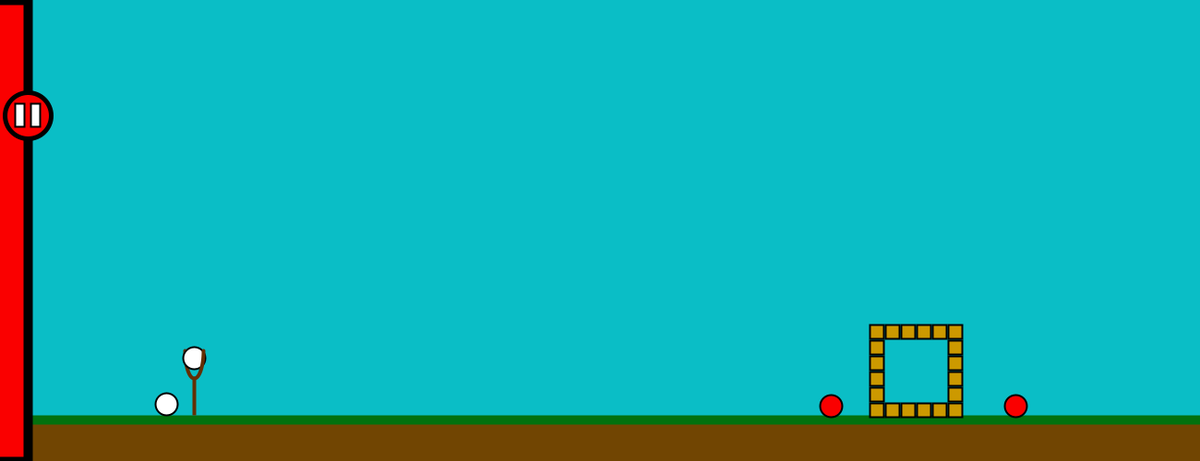
Frame 1 (no input)
Frame 60 (the mouse pressed at the canvas centre just before this capture): identical to frame 1, image omitted
Frame 120 (the mouse held since frame 60 and released just before this capture): identical to frame 1, image omitted

The Processing sketch that drew this single still picture (run headless with seeded random() and noise(); from frame 60 on, the mouse is pressed at the canvas centre):

// Processing sketch: Working_Prototype_v1_1
// ── Working_Prototype_v1_1.pde
/**
 * Title: Angry Birds Physics PROTOTYPE
 * Name: Julian Glass-Pilon & Yanna-Torry Aspraki
 * Date: February 25, 2014
 * Description: This program will be a video game based on the idea of Angry Birds
 * What makes this game different is the use of multiple physics engines and eventually the 
 * use of the Kinect to control the game.
 */

//create an arrayList of all the levels 
ArrayList<Level> levels;

//declare each level instance
LevelOne level1;
LevelTwo level2;
LevelThree level3;

//declare the instance for the menu
PauseMenu menu;

//flags if the user is in the menu.
boolean inPauseMenu = false; 

//keeps track of what level is active
int levelCount = 0;

void setup() {
  //set canvas size to 500 by 500 pixels.
  size(1300, 500);

  //initialize the menu to its starting location of (-170, 0) with a width of 200 and height of the canvas
  menu = new PauseMenu();

  //initialize the arrayList of levels
  levels = new ArrayList<Level>();

  //initialize all the levels with the following parameters:
  //the first argument passes the function birdsList which creates an arrayList of birds with the following arguments:
    //the first argument determines the amount of birds
    //the second and third argument determine the location of the first bird in the list
    //the fourth argument determines the genreal scale (not size exactly)
  //the second argument passes the function baddiesLevel__ which creates an arrayList of baddies  
  level1 = new LevelOne(birdsList(2, 210, 380, 20), baddiesLevel1(), blocksLevel1());
  level2 = new LevelTwo(birdsList(2, 210, 380, 20), baddiesLevel2(), blocksLevel2());
  level3 = new LevelThree(birdsList(3, 210, 380, 20), baddiesLevel3(), blocksLevel3());

  //adds all the levels to the levels arrayList
  levels.add(level1);
  levels.add(level2);
  levels.add(level3);
  
}

void draw() {
  //goes through the arrayList levels...
  for (int i = 0; i < levels.size(); i++) {

    //if the loop index i is equal to the levelCount...
    if (i == levelCount) {

      //run that particular level
      levels.get(i).run();
    }
  }

  //display the menu
  menu.display();
}

//if the mouse is pressed...
void mousePressed() {

  //as long as the user is not in the menu
  if (!inPauseMenu) {

    //go through the arrayList levels...
    for (int i = 0; i < levels.size(); i++) {

      //if the loop index i is equal to the levelCount...
      if (i == levelCount) {

        //perform the mouse clicked actions
        levels.get(i).clicked();
      }
    }
  }

  //if the mouse is over the pause tag...
  if (menu.mouseOverTag()) {

    //and the user is not in the menu...
    if (!inPauseMenu) {

      //pop the pause menu out to be fully visible and flag inPauseMenu true.
      menu.show();
      inPauseMenu = true;
    }  

    //otherwise the user is already in the pause menu...
    else {

      //pop the menu back out of the screen and flag inPauseMenu false.
      menu.hide();
      inPauseMenu = false;
    }
  }

  //if the user is in the pause menu...
  if (inPauseMenu) {

    //if the mouse is over the replay button
    if (menu.mouseOverReplay()) {

      //loop through the arrayList levels...
      for (int i = 0; i < levels.size(); i++) {

        //reset all levels
        levels.get(i).resetLevel();
      }

      //hide the menu and flag inPauseMenu false.
      menu.hide();
      inPauseMenu = false;
    }
  }
}


//if the mouse is released...
void mouseReleased() {

  //if the user is not in the menu...
  if (!inPauseMenu) {
    
    //loop through the arrayList levels...
    for (int i = 0; i < levels.size(); i++) {
      
      //if the loop index i is equal to the levelCount...
      if (i == levelCount) {
        
        //perform the mouse released actions.
        levels.get(i).release();
      }
    }
  }
}

//**********************************************************************//
//***for testing purposes only***//

//if a key is pressed...
void keyPressed() {

  if (key == 110) {
    if (levelCount < (levels.size()-1)) 
      levelCount ++;

    else
      levelCount = 0;
  }
}


// ── ArrayLists.pde
/*These functions are used to create and organise the various lists of objects 
 that will be in each level of the game.
 */

//creates an arrayList of Birds with a certain number of birds
//the first bird at location (launcherX, launcherY) and a scale factor of launcherSize
ArrayList<Bird> birdsList(float numberOfBirds, float launcherX, float launcherY, float launcherSize) {

  //declare and initialize the arrayList of Birds
  ArrayList<Bird> birds = new ArrayList<Bird>();

  //declare and initialize a launcher l instance to be used as a reference for the birds
  Launcher l = new Launcher(launcherX, launcherY, launcherSize);

  //loop through the arrayList until we reach the numberOfBirds
  for (int i = 0; i < numberOfBirds; i++) {

    //for the first bird only...
    if (i == 0) {

      //declare and initialize the bird at location (l.location.x, l.location.y) 
      //with a mass of 1.5 and l as a reference
      Bird bird = new Bird(l.location.x, l.location.y, 1.5, l);

      //add the bird to the arrayList
      birds.add(bird);
    }

    //for all other birds...
    else {

      //declare and initialze the bird at location (l.location.x - (i * (l.size * 1.5)),  l.location.y + (l.size * 2.5))
      //a mass of 1.5 and l as a reference.
        //the x formula locates each bird an appropriate distance (according to its size) away from the previous.
        //the y formula locates each bird so it is on the ground and not in the launcher
      Bird bird = new Bird(l.location.x - (i * (l.size * 1.5)), l.location.y + (l.size * 2.5), 1.5, l);

      //add the bird to the arrayList
      birds.add(bird);
    }
  }

  //return the arrayList
  return birds;
}

//creates an arrayList of Baddies used for level 1
ArrayList<Baddie> baddiesLevel1() {

  //declare and initialize the arrayList
  ArrayList<Baddie> baddies = new ArrayList<Baddie>();

  //declare and initialize each baddie at the appropriate location
  Baddie bad1 = new Baddie(1100, 440);
  Baddie bad2 = new Baddie(900, 440);

  //add each baddie to the arrayList
  baddies.add(bad1);
  baddies.add(bad2);

  //return the arrayList
  return baddies;
}

//creates an arrayList of Block used for level 1
ArrayList<Block> blocksLevel1() {
  int x=0;
  int y=0;
  int xPos=950;
  int yPos=360;
  //declare and initialize the arrayList
  ArrayList<Block> blocks = new ArrayList<Block>();

  //declare and initialize each blocks at the appropriate location
  for(int i=0;i<6;i++){
    blocks.add(new Block(x, y, xPos, yPos));    
    y=y+17;
  }
  x=17; y=0;
  for(int i=0;i<4;i++){
    blocks.add(new Block(x, y, xPos, yPos));    
    x=x+17;
  }
  x=85; y=0;
  for(int i=0;i<6;i++){
    blocks.add(new Block(x, y, xPos, yPos));    
    y=y+17;
  }

  x=17; y=85;
  for(int i=0;i<4;i++){
    blocks.add(new Block(x, y, xPos, yPos));    
    x=x+17;
  } 
 
  //return the arrayList
  return blocks;
}

//creates an arrayList of Block used for level 2
ArrayList<Block> blocksLevel2() {
  int x=0;
  int y=0;
  int xPos=800;
  int yPos=300;
  //declare and initialize the arrayList
  ArrayList<Block> blocks = new ArrayList<Block>();

  //declare and initialize each blocks at the appropriate location
  x=17; y=85;
  for(int i=0;i<4;i++){
    blocks.add(new Block(x, y, xPos, yPos));    
    x=x+17;
  }
  
  x=40; y=40;
  for(int i=0;i<5;i++){
    blocks.add(new Block(x, y, xPos, yPos));
    x = x-10;
    y=y+10;
  }
  
  x=40; y=40;
  for(int i=0;i<5;i++){
    blocks.add(new Block(x, y, xPos, yPos));
    x = x+10;
    y=y+10;
  }
  
  //return the arrayList
  return blocks;
}

//creates an arrayList of Block used for level 3
ArrayList<Block> blocksLevel3() {
  int x=0;
  int y=0;
  int xPos=850;
  int yPos=300;
  //declare and initialize the arrayList
  ArrayList<Block> blocks = new ArrayList<Block>();

  //declare and initialize each blocks at the appropriate location
  for(int i=0;i<6;i++){
    blocks.add(new Block(x, y, xPos, yPos));    
    y=y+17;
  }
  x=17; y=0;
  for(int i=0;i<4;i++){
    blocks.add(new Block(x, y, xPos, yPos));    
    x=x+17;
  }
  x=85; y=0;
  for(int i=0;i<6;i++){
    blocks.add(new Block(x, y, xPos, yPos));    
    y=y+17;
  }

//  x=17; y=85;
//  for(int i=0;i<4;i++){
//    blocks.add(new Block(x, y, xPos, yPos));    
//    x=x+17;
//  } 

  //return the arrayList
  return blocks;
}

//creates an arrayList of Baddies used for level 2
ArrayList<Baddie> baddiesLevel2() {

  //declare and initialize the arrayList
  ArrayList<Baddie> baddies = new ArrayList<Baddie>();

  //declare and initialize each baddie at the appropriate location
  Baddie bad1 = new Baddie(785, 440);
  Baddie bad2 = new Baddie(960, 385);
  Baddie bad3 = new Baddie(1100, 385);

  //add each baddie to the arrayList
  baddies.add(bad1);
  baddies.add(bad2);
  baddies.add(bad3);
  
  //return the arrayList
  return baddies;
}

//creates an arrayList of Baddies used for level 3
ArrayList<Baddie> baddiesLevel3() {

  //declare and initialize the arrayList
  ArrayList<Baddie> baddies = new ArrayList<Baddie>();

  //declare and initialize each baddie at the appropriate location
  Baddie bad1 = new Baddie(785, 440);
  Baddie bad2 = new Baddie(900, 385);
  Baddie bad3 = new Baddie(1060, 440);

  //add each baddie to the arrayList
  baddies.add(bad1);
  baddies.add(bad2);
  baddies.add(bad3);
  
  //return the arrayList
  return baddies;
}


// ── Baddie.pde
/*This class creates the Baddie object 
  This object is displayed, has forces applied to it and recognizes if it is dead
*/

public class Baddie {
  
  //determines baddie's current location
  private PVector location;

  //determines baddie's starting location
  private PVector origin;
  
  //determines the baddie's velocity and acceleration
  private PVector velocity;
  private PVector acceleration;

  //determines the baddie's mass and sets its size to 24
  private final float mass = 1.5;
  private final float size = 24;

  //constructs an instance of Baddie at location (xLocation, yLocation)
  public Baddie(float xLocation, float yLocation) {
    
    //sets the x and y parameters for the location and origin vector
    location = new PVector(xLocation, yLocation);
    origin = new PVector(xLocation, yLocation);
    
    //sest the x and y parameters for the velocity and acceleration to 0
    velocity = new PVector(0, 0);
    acceleration = new PVector(0, 0);
  }

  //displays the instance as a red ellipse with a black 2 pixel outline
  public void display() {
    stroke(0);
    strokeWeight(2);
    fill(250, 0, 0);
    ellipse(location.x, location.y, size, size);
  }

  //Newton's second law
  //add the vector f determined by dividing the specific force vector by the baddie's mass.
  //to the baddie's acceleration.
  public void applyForce(PVector force) {
    PVector f = PVector.div(force, mass);
    acceleration.add(f);
  }

  //Neutralize all forces being applied and stop movement 
  //by mulitplying the velocity and acceleration by 0.
  public void stopForce() {
    velocity.mult(0);
    acceleration.mult(0);
  }

  //Updates the values of the baddie.
  //acceleration is a change in velocity therfore add acceleration to velocity.
  //velocity is a change in location therfore add velocity to location.
  //reset the accleration by multiplying it by 0 - this is done in order to 
  //reset the forces acting on the object at each frame.
  public void update() {
    velocity.add(acceleration);
    location.add(velocity);
    acceleration.mult(0);
  }

  //resets the object's location to its origin
  public void reset() {
    location = origin.get();
  }

  //checks to see if the baddie is dead. 
  //if the center of Bird b is less than b's size away from this instance, than it is dead and returns true.
  public boolean isDead(Bird b) {
    float d = dist(location.x, location.y, b.location.x, b.location.y);
    if (d < size) 
      return true;
  
  //otherwise it is not dead and returns false.
    else
      return false;
  }
}


// ── Bird.pde
/*This class creates the Bird object 
 This object is displayed, has forces applied to it and recognizes if it is dead
 It also interacts with the mouse. 
 */

public class Bird {
  //determines the Bird's current location
  private PVector location;

  //determines the Bird's starting location
  private PVector origin;

  //determines the Bird's velocity and acceleration
  private PVector velocity; 
  private PVector acceleration;
  
  //sets a maximum velocity
  private final float MAX_VELOCITY;

  //represents the mass and size of the bird instance.
  private final float mass;
  private final float size;

  //determines the angle the bird has been pulled from its original location
  private float angle = 0;

  //determines the amount that the bird has been pulled from its original location and this maximum amount
  private float slingLength = 0;
  private final float MAX_SLING_LENGTH;

  //flags if the object is being dragged.
  private boolean dragging = false;

  //flags if the mouse is over the object.
  private boolean rollOver = false;

  //constructs an instance of Bird at location (xLocation, yLocation), sets its mass and references 
  //to the launcher
  public Bird(float xLocation, float yLocation, float mass_, Launcher launchPad) {

    //make the size of the bird proportional to the launcher.
    size = launchPad.getSize() + (launchPad.getSize() / 5);

    //determines the max that the bird can be pulled from the sling center.
    MAX_SLING_LENGTH = size * 2;
    
    //set the maximum velocity to the size of the bird (so as to not interfere with boundary enty conflicts)
    MAX_VELOCITY = size;

    //locates the position of the bird.
    location =  new PVector(xLocation, yLocation + size/3);

    //locates the starting position of the bird
    origin = location.get();

    //determines the initial speed of the bird.
    velocity = new PVector(0, 0);

    //determines the change in speed of the bird.
    acceleration = new PVector(0, 0);

    //passes mass_ to mass.
    mass = mass_;
  }

  //Newton's second law
  //add the vector f determined by dividing the specific force vector by the bird's mass.
  //to the bird's acceleration.
  public void applyForce(PVector force) {
    PVector f = PVector.div(force, mass);
    acceleration.add(f);
  }

  //Neutralize all forces being applied and stop movement 
  //by mulitplying the velocity and acceleration by 0.
  public void stopForce() {
    velocity.mult(0);
    acceleration.mult(0);
  }

  //Updates the values of the bird.
  //acceleration is a change in velocity therfore add acceleration to velocity.
  //velocity is a change in location therfore add velocity to location.
  //reset the accleration by multiplying it by 0 - this is done in order to 
  //reset the forces acting on the object at each frame.
  public void update() { 
    velocity.add(acceleration);
    
    if(velocity.x > MAX_VELOCITY)
    velocity.x = MAX_VELOCITY;
    
    if(velocity.y > MAX_VELOCITY)
    velocity.y = MAX_VELOCITY;
    
    location.add(velocity);
    acceleration.mult(0);
  }

  //draws the bird on the screen.
  public void display() {

    //if the user is dragging the bird fill it dark grey.
    if (dragging) {
      fill(100);
    }

    //otherwise if the mouse is simply hovering over the bird fill it light grey. 
    else if (rollOver) {
      fill(175);
    }

    //otherwise fill the bird white.
    else {
      fill(255);
    }

    //draw an elipse at (location.x, location.y) the values of the location vector 
    //with a diameter of size and a black 2 pixel outline.
    strokeWeight(2);
    stroke(0);
    ellipse(location.x, location.y, size, size);
  }

  //dtermines if the mouse is hovering over the bird
  public boolean hover(int xUser, int yUser) {

    //calculate the distance between the mouse and the bird and if it is
    //less than half the size (radius) then rollover is true and return true.
    float d = dist(xUser, yUser, location.x, location.y);
    if (d <= size/2) {
      rollOver = true;
      return true;
    }

    //otherwise rollover is false
    //and return false
    else {
      rollOver = false;
      return false;
    }
  }

  //determines if the bird is being held by the user
  public void clicked(int xUser, int yUser) {

    //calculate the distance between the mouse and the bird and if it is
    //less than half the size (radius) then dragging is true.
    float d = dist(xUser, yUser, location.x, location.y);
    if (d <= size/2) {
      dragging = true;
    }
  }

  //releases the bird from the mouse's grip by making dragging false.
  void stopDragging() {
    dragging = false;
  }

  //drag the bird to a new location at the location of the mouse.
  public void drag(Launcher pad) {
    if (dragging) { 

      //calculates the distance between the mouse and the launcher
      float d = dist(mouseX, mouseY, pad.location.x, pad.location.y + size/3);

      //orients the angle between the launcher and the mouse and passes it to angle
      angle = atan2(mouseY - pad.location.y, mouseX - pad.location.x);

      //if the mouse less than its max distance away from the launcher
      if (d <=MAX_SLING_LENGTH) {

        //set the bird to the mouse position
        location.x = mouseX;
        location.y = mouseY;

        //set the slingLength as the distance from the mouse the the launcher 
        slingLength = dist(pad.location.x, pad.location.y, mouseX, mouseY);
      }

      //otherwise the mouse has passed the max pull distance
      else {

        //set the bird's location at the max length of the sling but at the appropriate angle of the mouse
        location.x = (cos(angle) * MAX_SLING_LENGTH) + pad.location.x;
        location.y = (sin(angle) * MAX_SLING_LENGTH) + pad.location.y;

        //set the slingLength to its maximum
        slingLength = MAX_SLING_LENGTH;
      }
    }
  }

  //creates the force of the throw in the direction of the pull angle.
  public void throwForce() {
    acceleration = new PVector(-cos(angle) * slingLength, -sin(angle) * slingLength);
  }

  //checks to see if the bird is dead
  public boolean isDead() {

    //as long as the bird is not at complete reset...
    if (velocity.x != 0 && velocity.y != 0) {

      //if the bird is slower than 0.01 horizontally and less than 0.11 vertically then return true
      if (velocity.x < 0.01 && velocity.x > -0.01 && velocity.y < 0.11 && velocity.y > -0.11) {
        return true;
      }

      //otherwise return false
      else
        return false;
    } 

    //otherwise return false
    else
      return false;
  }

  //returns the size of the bird
  public float getSize() {
    return size;
  }

  //returns the x velocity of the bird
  public float getVelocityX() {
    return velocity.x;
  }

  //returns the y velocity of the bird
  public float getVelocityY() {
    return velocity.y;
  }

  //returns the state of dragging
  public boolean isDragging() {
    return dragging;
  }

  //allows modification of the location of the bird
  public void setLocation(PVector location_) {
    location = location_.get();
  }

  //recognizes the boundaries set by each level and makes the bird react accordingly
  //so as to bounce off the edges and not cross through obstacles
  public void collisionEnvironment(Level l) {

    //if the edge of the bird hits a horizontal boundary 
    if (l.boundariesHorizontal(location.x + size/2, location.y + size/2)) {

      //if the bird's y velocity is less than 0.134...
      if (velocity.y > 0.165) {
        
        //move the bird away from the boundary by its velocity
        location.y -= velocity.y;
      }

      //otherwise the velocity is insignificant
      else {
        
        //move the bird 0.134 away from the boundary
        location.y -= 0.165;
      }
      
      //reduce the x and y velocity accordingly
      velocity.x *= 0.95;
      velocity.y *= 0.25;

      //change the y velocity to the other direction
      velocity.y *= -1;
    }

    //if the edge of the bird hits a vertical boundary
    if (l.boundariesVertical(location.x + size/2, location.y + size/2)) {

      //move the bird one pixel away from the boundary
      //change the x velocity to the other direction and reduce it appropriately
      location.x -= 1;
      velocity.x *= -0.35;
    }
  }
}


// ── Block.pde
class Block{
  float L = 15;
  float I = L*L/6;
  float gravity = 0.05;
  float spring = 0.15;
  float damping = 0.001;
  PVector location;
  PVector velocity;
  PVector forceSum;
  float angle;
  float angularSpeed;
  float momentSum;
  PVector ui;
  PVector uj;
  PVector[] pointsToTest;
  float pressure;
  Block(int x, int y, int xPos, int yPos){
    location = new PVector(x, y);
    velocity = new PVector();
    forceSum = new PVector();
    ui = new PVector(1,0);
    uj = new PVector(0,1);
    pointsToTest = new PVector[12];
    for(int i=0;i<12;i++){
      float rad = L/2/cos(PI/6);
      if(i%3==0){rad=L/2*pow(2,0.5);}
      float phi = i*PI/6+PI/4;
      pointsToTest[i] = new PVector(
        rad*cos(phi)+xPos,
        rad*sin(phi)+yPos);
    }
    pressure = 0;
  }
  void update(){
    velocity.add(forceSum);
//    velocity.mult(0.98);
    forceSum = new PVector(0,gravity);
    location.add(velocity);
    angularSpeed+=momentSum/I;
    angularSpeed = constrain(angularSpeed,-PI/4,PI/4);
    momentSum = 0;
    angle+=angularSpeed;
    angularSpeed*=0.99;
    ui = new PVector(cos(angle),sin(angle));
    uj = new PVector(-ui.y,ui.x);
  }
  void display(){
    fill(color(204, 153, 0));
    beginShape();
    for(int i=0;i<12;i+=3){
      PVector testPoint = toWorld(pointsToTest[i]);
      testPoint.add(location);
      vertex(testPoint.x,testPoint.y);
    }
    endShape(CLOSE);
    pressure = 0;
  }
  PVector toOri(PVector w){
    PVector o = new PVector();
    o.x = w.dot(ui);
    o.y = w.dot(uj);
    return o;
  }
  PVector toWorld(PVector o){
    PVector w = new PVector();
    w.x = ui.x * o.x + uj.x * o.y;
    w.y = ui.y * o.x + uj.y * o.y;
    return w;
  }
  PVector feild(PVector atPoint){
    PVector atBlock = toOri(PVector.sub(atPoint,location));
    PVector value = new PVector();
    if(abs(atBlock.x)>abs(atBlock.y)){
      if(abs(atBlock.x)<L/2){
        if(atBlock.x>0){
          value.x = spring*(L/2-abs(atBlock.x));
        }else{
          value.x = -spring*(L/2-abs(atBlock.x));
        }
      }
    }else{
      if(abs(atBlock.y)<L/2){
        if(atBlock.y>0){
          value.y = spring*(L/2-abs(atBlock.y));
        }else{
          value.y = -spring*(L/2-abs(atBlock.y));
        }
      }
    }
    return toWorld(value);
  }
  void testPoints(Block otherBlock){
    for(int i=0;i<12;i++){
      PVector testPoint = toWorld(pointsToTest[i]);
      testPoint.add(location);
      PVector force = otherBlock.feild(testPoint);
      PVector dv = PVector.sub(
        otherBlock.velocity(testPoint),
        velocity(testPoint));
      force.add(PVector.mult(dv,damping));
      applyForce(force,testPoint);
      otherBlock.applyForce(PVector.mult(force,-1),testPoint);
    }
  }
  void testWalls(){
    for(int i=0;i<12;i+=3){
      PVector testPoint = toWorld(pointsToTest[i]);
      testPoint.add(location);
      PVector force = wallFeild(testPoint);
      PVector dv = velocity(testPoint);
      force.sub(PVector.mult(dv,damping));
      applyForce(force,testPoint);
    }
  }
  PVector wallFeild(PVector atPoint){
    PVector value = new PVector();
    if(atPoint.x<0){
      value.x = -spring*atPoint.x;
    }
    if(atPoint.x>width){
      value.x = -spring*(atPoint.x-width);
    }
    if(atPoint.y<0){
      value.y = -spring*atPoint.y;
    }
    if(atPoint.y>height){
      value.y = -spring*(atPoint.y-height);
    }
    return value;
  }
  void applyForce(PVector force, PVector atPoint){
    PVector cube = PVector.sub(atPoint,location);
    momentSum += cube.cross(force).z;
    forceSum.add(force);
    pressure += force.mag();
  }
  PVector velocity(PVector atPoint){
    return PVector.add((new PVector(0,0,angularSpeed)).cross(
      PVector.sub(atPoint,location)),velocity);
  }
  
  boolean isHit(Bird b, int dist)
  {
    float d = dist(location.x, location.y, b.location.x, b.location.y);
    println(d);
    if (d > dist) 
      return true;  
    //otherwise it is not dead and returns false.
    else
      return false;
  }
}

// ── Launcher.pde
/*this class create the Launcher object
  this object can be display (multiple parts at different times to allow for some overlap of other objects i.e birds)
  this object is mainly used as a reference for the starting point of the bird
*/

public class Launcher {
  
  //determines the launcher location and size
  private PVector location;
  final private float size;

  //constructs an instance of the launcher at location (xLocation, yLocation) and sets its size
  Launcher(float xLocation, float yLocation, float size_) {
    location = new PVector(xLocation, yLocation);
    size = size_;
  }

  //display the back of the launcher
  void displayBack() {
    stroke(100, 47, 3);
    strokeWeight(size / 5);
    noFill();
    strokeCap(ROUND);
    arc(location.x, location.y, size, (size * 3), radians(90), radians(180));
    strokeCap(SQUARE);
    line(location.x, location.y + (size * 1.5), location.x, location.y + (size * 3.5));
  }

  //display the front of the launcher
  void displayFront() {
    stroke(100, 47, 3);
    strokeWeight(size / 5);
    noFill();
    strokeCap(ROUND);
    arc(location.x, location.y, size, (size * 3), radians(0), radians(90));
  }
  
  //return the size of the launcher
  float getSize() {
   return size; 
  }
}


// ── Level.pde
/*This class creates the Level object.
 It runs all the appropriate methods that run each level and allows its methods to be over-ridden
 to enable diversity between levels while still maintaining its basic functions
 */

public class Level {

  //creates the list of birds that will act as ammuniation in the level
  private ArrayList<Bird> birds;

  //creates a reference of the birds list so as to be able to properly reset
  private ArrayList<Bird> referenceBirds;

  //creates the list of baddies that will act as targets in the level
  private ArrayList<Baddie> baddies;

  //creates a reference of the baddies list so as to be able to properly reset
  private ArrayList<Baddie> referenceBaddies;
  
  //creates a reference of the Blocks which would be used to create a statues
  private ArrayList<Block> referenceBlocks;
  
  //creates a reference of the Blocks which would be used to create a statues
  private ArrayList<Block> blocks;
    
  //creates an instance of the sling and launcher
  private Sling sling;
  private Launcher launchPad;

  //flags whether the bird has been thrown.
  private boolean thrown = false;
  
  protected int dist;

  //constructs an instance of Level with the appropriate arrayLists as reference (both birds and baddies)
  public Level(ArrayList birds_, ArrayList baddies_, ArrayList blocks_) {

    //creates the birds arrayList and passes birds_ to the referenceBirds arrayList 
    birds = new ArrayList<Bird>();   
    referenceBirds = birds_;

    //loops through the arrayList of referenceBirds and passes its elements to the birds ArrayList
    for (int i = 0; i < referenceBirds.size(); i++) {
      birds.add(referenceBirds.get(i));
    }

    //creates the baddies arrayList and passes baddies_ to the referenceBaddies arrayList 
    baddies = new ArrayList<Baddie>();
    referenceBaddies = baddies_;

    //loops through the arrayList of referenceBaddies and passes its elements to the baddies ArrayList
    for (int i = 0; i < referenceBaddies.size(); i++) {
      baddies.add(referenceBaddies.get(i));
    }
    
    blocks = new ArrayList<Block>();
    referenceBlocks = blocks_;

    //loops through the arrayList of referenceBaddies and passes its elements to the baddies ArrayList
    for (int i = 0; i < referenceBlocks.size(); i++) {
      blocks.add(referenceBlocks.get(i));
    }

    //initialze the sling at the location of the first bird in the array
    sling = new Sling(birds.get(0).location.x, birds.get(0).location.y);

    //initialize the launcher at the proper location (210, 380) and sets its size to 20
    launchPad = new Launcher(210, 380, 20);
  }

  //run the level (should not be over-ridden by sub-classes)
  void run() {

    //reset the background at each frame
    resetBackground();

    //check to see if the bird is at boundary.
    birds.get(0).collisionEnvironment(this);

    //as long as the user is not in the pause menu...
    if (!inPauseMenu) {

      //if the bird has not been thrown
      if (!thrown) {

        //update and display the sling
        sling.update(birds.get(0).location);
        sling.display();

        //allow the bird to be dragged and recognize if the mouse is hovering over it.
        birds.get(0).drag(launchPad);
        birds.get(0).hover(mouseX, mouseY);
      }

      //otherwise the bird is thrown...
      else {

        //as long as the user is not in the pause menu
        if (!inPauseMenu) {

          //update the posititon of the active bird
          birds.get(0).update();
        }

        //apply the physics engine to the active bird in the level
        applyPhysicsEngineToBird();

        //remove any dead baddie
        removeDeadBaddies();
        blocksAreHit();

        //if the level has been beaten...
        if (isLevelBeaten()) {

          //goes to next level
          toNextLevel();
        }

        //if the active bird is dead...
        if (birds.get(0).isDead()) {

          //as long as there is more than one bird in the birds arrayList...
          if (birds.size() > 1) {

            //remove the dead bird, update the arrayList so the next bird is active and flag thrown to false
            removeDeadBird();
            updateBirdArray();
            thrown = false;
          }
        }
      }
    }

    //display all objects on screen
    displayObjects();
  }

  //resets the level to its starting positions (should not be over-ridden by sub-classes)
  public void resetLevel() {

    //stop throwing the bird and stop all forces acting upon it.
    thrown = false;
    birds.get(0).stopForce();

    //clear the birds arrayList and loop through the referenceBirds arrayList and fill birds with its elements
    birds.clear();
    for (int i = 0; i < referenceBirds.size(); i++) {
      birds.add(referenceBirds.get(i));
    }

    //clear the baddies arrayList and loop through the referenceBaddies arrayList and fill baddies with its elements
    baddies.clear();
    for (int i = 0; i < referenceBaddies.size(); i++) {
      baddies.add(referenceBaddies.get(i));
    }
    
    //clear the blocks arrayList and loop through the referenceBlocks arrayList and fill baddies with its elements
    blocks.clear();
    for (int i = 0; i < referenceBlocks.size(); i++) {
      blocks.add(referenceBlocks.get(i));
    }

    //update the bird array so each bird is in its proper location
    updateBirdArray();
  }

  //method that displays all objects on screen (can be over-ridden by sub-classes)
  public void displayObjects() {

    //display the front part of the slingshot.
    launchPad.displayBack();

    //dispaly the baddies
    displayBaddies();

    //display the birds
    displayBirds();
    
    //display the blocks
    displayBlocks();

    //display the back part of the slingshot.
    launchPad.displayFront();
  }

  //resets the background (can be over-ridden by sub-classes)
  public void resetBackground() {
    background(0);
  }

  //creates and applies the forces to the objects on screen (can be over-ridden by sub-classes)
  public void applyPhysicsEngineToBird() {

    //create a vector named gravity that has a vertical force of 0.3.
    PVector gravity = new PVector(0, 0.2);

    //multiply the gravity force by the bird's mass.
    gravity.mult(birds.get(0).mass);

    //apply the gravity force to the bird's motion.
    birds.get(0).applyForce(gravity);
    
    //create a vector named drag that has the same direction of the bird's velocity
    //by normailzing the value of the bird's velocity.
    PVector drag = birds.get(0).velocity.get();
    drag.normalize();

    //create a variable named speed that is the magnitude of the bird's velocity.
    //multiply the drag vector by a constant and the speed squared. 
    float speed = birds.get(0).velocity.mag();
    drag.mult(-0.003 * speed * speed);

    //apply the drag force to the bird's motion.
    birds.get(0).applyForce(drag);
    
    for(int i=0; i<blocks.size(); i++)
    {
      blocks.get(i).applyForce(gravity, birds.get(0).location);
      PVector drag1 = blocks.get(i).velocity.get();
      drag1.normalize();
  
      //create a variable named speed that is the magnitude of the bird's velocity.
      //multiply the drag vector by a constant and the speed squared. 
      float speed1 = blocks.get(i).velocity.mag();
      drag1.mult(-0.003 * speed1 * speed1);
  
      //apply the drag force to the bird's motion.
      blocks.get(i).applyForce(drag1, birds.get(0).location);      
    }
    
  }

  //loops through the birds arrayList and displays all of its elements (should not be over-ridden)
  public void displayBirds() {
    for (int i = 0; i < birds.size(); i++) {
      Bird b = birds.get(i);
      b.display();
    }
  }

  //loops through the baddies arrayList and displays all of its elements (should not be over-ridden)
  void displayBaddies() {
    for (int i = 0; i < baddies.size(); i++) {
      Baddie b = baddies.get(i);
      b.display();
    }
  }
  
  //loops through the baddies arrayList and displays all of its elements (should not be over-ridden)
  void displayBlocks() {    
    for (int i = 0; i < blocks.size(); i++) {
      Block b = blocks.get(i);
      b.display();
    }
  }

  //checks to see if the level is beaten (should not be over-ridden)
  boolean isLevelBeaten() {

    //if the active bird is dead...
    if (birds.get(0).isDead()) {

      //if there are no ,onger and baddies in the baddies arrayList (in other words they are all dead)
      if (baddies.size() == 0) {

        //return true
        return true;
      }

      //otherwise return false
      else 
        return false;
    }

    //otherwise return false
    else
      return false;
  }

  //goes to next level (should not be over-ridden)
  void toNextLevel() { 

    //if the levelCount is less than the size of the levels arrayList - 1
    if (levelCount < (levels.size()-1)) 

      //increase the levelCount by 1
      levelCount++;

    //otherwise
    else {

      //reset the levelCount to 0
      levelCount = 0;
    }

    //reset the level
    resetLevel();
  }

  //performs the click functions when the mouse is clicked (should not be over-ridden)
  public void clicked() {

    //if the bird is not thrown...
    if (!thrown) {

      //recognize that the bird is being clicked.
      birds.get(0).clicked(mouseX, mouseY);
    }
  }

  //performs the release functions when the mouse is released (should not be over-ridden)
  void release() {

    //if the bird is being dragged...
    if (birds.get(0).isDragging()) {

      //if the bird has not been thrown...
      if (!thrown) {

        //give the bird an instant launch velocity related to the angle of release.
        birds.get(0).throwForce();
        thrown = true;

        //stop dragging the bird and throw the bird.
        birds.get(0).stopDragging();
      }
    }
  }

  //updates the birds' positions relative to their position in the arrayList
  void updateBirdArray() {

    //goes through the arrayList birds
    for (int i = 0; i < birds.size(); i++) {

      //creates a reference of bird at position i in the arrayList and copies it to b
      Bird b = birds.get(i);

      //if i is equal to 0 (therefore is in the first position of the array and is the active bird)...
      if (i == 0) {

        //create a vector for the new location at the launcher position
        PVector newLocation = new PVector(launchPad.location.x, launchPad.location.y + b.getSize()/3);

        //set the bird's position to the new location
        b.setLocation(newLocation);
      }

      //otherwise...
      else {

        //create a vector for the new location at the appropraite postion (in single file)
        PVector newLocation = new PVector(launchPad.location.x - (i * (launchPad.size * 1.5)), 
        launchPad.location.y + birds.get(i).getSize()/3 + (launchPad.size * 2.5));

        //set the bird's position to the new location
        b.setLocation(newLocation);
      }
    }
  }

  //removes any dead bird
  void removeDeadBird() {

    //if the bird is dead...
    if (birds.get(0).isDead()) {

      //remove the bird from the arrayList
      birds.remove(0);
    }
  }

  //removes any dead baddie
  void removeDeadBaddies() {

    //go through the baddies arrayList
    for (int i = 0; i < baddies.size(); i++) {

      //if any baddie is dead (hit by bird)
      if (baddies.get(i).isDead(birds.get(0))) {

        //remove it from the arrayList
        baddies.remove(i);
      }
    }
  }
  
  //block are hit by tthe bird
  void blocksAreHit() {   
    //go through the baddies arrayList
    float L = 15;
    float I;
    float gravity = 0.05;
    float spring = 0.15;
    float damping = 0.001;
    
    for(int i=1;i<blocks.size();i++){
      Block blk = (Block) blocks.get(i);
      for(int j=0;j<i;j++){
        Block blk2 = (Block) blocks.get(j);
        PVector dx = PVector.sub(blk2.location,blk.location);
        if((abs(dx.x)<L*1.5)&&(abs(dx.y)<L*1.5)){
          if(dx.mag()<L*0.8){
            float restore = 3*spring*(L-dx.mag());
            dx.normalize();
            dx.mult(restore);
            blk2.forceSum.add(dx);
            blk.forceSum.sub(dx);
            blk2.pressure += dx.mag();
            blk.pressure += dx.mag();
          }else if(dx.mag()<L*1.5){
            blk.testPoints(blk2);
            blk2.testPoints(blk);
          }
        }
      }      
    } 

   for(int k=0;k<blocks.size();k++){
      Block blk1 = (Block) blocks.get(k);          
      if(blk1.isHit(birds.get(0), this.dist)){
        blk1.testWalls();
        blk1.update();
        blk1.display();
      }
    } 
      
  }
  

  //check is an object's center (bird, baddie, or other) is hitting a horizontal boundary
  boolean boundariesHorizontal(float x, float y) {

    //if object is outside the allowed range (in other words is in contact with the boundary)...
    if (x == 999999 && y == 999999) {
      return true;
    }

    else
      return false;
  }

  //check is an object's center (bird, baddie, or other) is hitting a vertical boundary
  boolean boundariesVertical(float x, float y) {

    //if object is outside the allowed range (in other words is in contact with the boundary)...
    if (x == 999999 && y == 999999) {
      return true;
    }

    else
      return false;
  }
}


// ── Level01.pde
/*This class is a subclass of Level and performs the same actions however they can
 be modified to create a more complex and diverse level system.
 */

class LevelOne extends Level {  
  //constructs an instance of LevelOne with the same parameters as it parent class
  LevelOne(ArrayList birds_, ArrayList baddies_, ArrayList blocks_) {
    super(birds_, baddies_, blocks_);
    dist=1000;
  }

  //resets the background and over-rides the original method obtained from the Level class
  void resetBackground() {
    background(10, 190, 198);
    stroke(2, 113, 14);
    strokeWeight(10);
    rectMode(CORNER);
    fill(113, 69, 2);
    rect(0, 455, width + 10, 145);
  }

  //checks the horizontal boundaries of the level and over-rides the original method from the Level class
  boolean boundariesHorizontal(float x, float y) {
    if (y >= 452) {
      return true;
    }

    else
      return false;
  }
}


// ── Level02.pde
/*This class is a subclass of Level and performs the same actions however they can
 be modified to create a more complex and diverse level system.
 */

class LevelTwo extends Level {  
  //constructs an instance of LevelOne with the same parameters as it parent class
  LevelTwo(ArrayList birds_, ArrayList baddies_, ArrayList blocks_) {
    super(birds_, baddies_, blocks_);
    dist=820;
  } 

  //resets the background and over-rides the original method obtained from the Level class
  void resetBackground() {
    background(57, 66, 224);
    stroke(208, 221, 237);
    strokeWeight(10);
    rectMode(CORNER);
    fill(113, 69, 2);
    rect(0, 455, width + 10, 145);
    rect(800, 400, 510, 210);
    noStroke();
    rect(790, 461, 20, 145);
  }

  //checks the horizontal boundaries of the level and over-rides the original method from the Level class
  boolean boundariesHorizontal(float x, float y) {
    if (y > 452 || (x > 801 && y > 397)) {
      return true;
    }

    else
      return false;
  }

  //checks the vertical boundaries of the level and over-rides the original method from the Level class
  boolean boundariesVertical(float x, float y) {
    if (x > 800 && y > 405) {
      return true;
    }
    //&& y < 452 && y > 397
    else
      return false;
  }
}


// ── Level03.pde
/*This class is a subclass of Level and performs the same actions however they can
 be modified to create a more complex and diverse level system.
 */
 
class LevelThree extends Level {
  //constructs an instance of LevelOne with the same parameters as it parent class
  LevelThree(ArrayList birds_, ArrayList baddies_, ArrayList blocks_) {
    super(birds_, baddies_, blocks_);
    dist=900;  
  } 

  //resets the background and over-rides the original method obtained from the Level class
  void resetBackground() {
    background(8, 0, 49);
    stroke(162, 131, 5);
    strokeWeight(10);
    rectMode(CORNER);
    fill(113, 69, 2);
    rect(0, 455, width + 10, 145);
    rect(800, 400, 150, 210);
    noStroke();
    rect(790, 461, 20, 145);
    rect(940, 461, 20, 145);
  }

  //checks the horizontal boundaries of the level and over-rides the original method from the Level class
  boolean boundariesHorizontal(float x, float y) {
    if (y > 452 || (x > 801 && x < 960 && y > 397)) {
      return true;
    }

    else
      return false;
  }

  //checks the vertical boundaries of the level and over-rides the original method from the Level class
  boolean boundariesVertical(float x, float y) {
    if (x > 800 && x < 960 && y > 405) {
      return true;
    }
    //&& y < 452 && y > 397
    else
      return false;
  }
}


// ── PauseMenu.pde
/*This class creates the PauseMenu object
 This object can be displayed, poped in or out of the screen and recognizes if the 
 mouse is over specific objects
 */

class PauseMenu {

  //determines the menu's location
  private PVector location;

  //determines the menu's width and height
  private final float MENU_WIDTH;
  private final float MENU_HEIGHT;

  //determines the tag's location
  private PVector tagCenter;

  //determines the tag's size
  private final float TAG_SIZE;

  //determines the tag's fill color
  private color tagValue;

  //constructs an instance of the PauseMenu 
  PauseMenu() {
    
    //sets the location of the menu at (-170, 0)
    location = new PVector(-170, 0);
    
    //sets the width to 200 and the height to the heoght of the screen
    MENU_WIDTH = 200;
    MENU_HEIGHT = height;
    
    //sets the location for the center of the tag
    tagCenter = new PVector(location.x + 200, location.y + MENU_HEIGHT/4);
    
    //sets the tag size to 50 and its color to red
    TAG_SIZE = 50;
    tagValue = color(250, 0, 0);
  }

  //displays the pause menu
  void display() {
    
    //if the user is in the pause menu...
    if (inPauseMenu) {
      
      //display a dark semi-transparent rectangle over the full screen
      fill(0, 150);
      noStroke();
      rectMode(CORNER);
      rect(0, 0, width, height);
    }

    //draw the pause menu
    fill(250, 0, 0);
    stroke(0);
    strokeWeight(10);
    rectMode(CORNER);
    rect(location.x, location.y, MENU_WIDTH, MENU_HEIGHT);

    //display the tag
    displayTag();
    
    //display the first button that acts as the replay with its replay symbol
    displayButton(location.x + MENU_WIDTH/2, location.y + MENU_HEIGHT/6, 100, 50);
    displayReplaySymbol(location.x + MENU_WIDTH/2, location.y + MENU_HEIGHT/6, 30);
    
    //dusplay the second button that acts as the home button with its home symbol
    displayButton(location.x + MENU_WIDTH/2, location.y + MENU_HEIGHT/3, 100, 50);
    displayHomeSymbol(location.x + MENU_WIDTH/2, location.y + MENU_HEIGHT/3, 30);
  }

  //displays the replay symbol
  void displayReplaySymbol(float xCenter, float yCenter, float size) {
    noFill();
    strokeWeight(size/8);
    arc(xCenter, yCenter, size, size, radians(180), radians(450));

    strokeWeight(1);
    fill(0);
    triangle(xCenter - (size/5 * 2), yCenter, xCenter - (size/5 * 3), yCenter, xCenter - size/2, yCenter + size/5);
  }

  //display the home symbol
  void displayHomeSymbol(float xCenter, float yCenter, float size) {
    rectMode(CENTER);
    fill(0);
    noStroke();
    rect(xCenter, yCenter + size/5, size, (size/5 * 3));
    triangle(xCenter, yCenter - (size/5 * 3), xCenter - (size/5 * 3), yCenter - size/10, xCenter + (size/5 * 3), yCenter - size/10);
  }

  //display the tag
  void displayTag() {
    
    //determines the loaction of the mouse
    PVector mouse = new PVector(mouseX, mouseY);
    
    //determines the distance from the mouse to the tag
    float d = dist(mouse.x, mouse.y, tagCenter.x, tagCenter.y);

    //if the distance between the mouse and tag is less than half the tag size...
    if (d <= TAG_SIZE/2) {
      
      //set the tag color to a dark red
      tagValue = color(100, 0, 0);
    }

    //otherwise...
    else {
      
      //set the tag color to red
      tagValue = color(250, 0, 0);
    }

    //display the tag
    strokeWeight(5);
    fill(tagValue);
    ellipse(tagCenter.x, tagCenter.y, TAG_SIZE, TAG_SIZE);
    fill(255);
    strokeWeight(2);

    //if the menu is at x-position -170...
    if (location.x == -170) {
      
      //display the pause symbol
      rectMode(CENTER);
      rect(tagCenter.x - TAG_SIZE/6, tagCenter.y, TAG_SIZE/5, TAG_SIZE/2);
      rect(tagCenter.x + TAG_SIZE/6, tagCenter.y, TAG_SIZE/5, TAG_SIZE/2);
    }

    //otherwise...
    else {
      
      //display the play symbol
      triangle(tagCenter.x + TAG_SIZE/3, tagCenter.y, tagCenter.x - TAG_SIZE/4.5, 
      tagCenter.y + TAG_SIZE/3.5, tagCenter.x -TAG_SIZE/4.5, tagCenter.y - TAG_SIZE/3.5);
    }
  }

  //displays the buttons in the menu at position (x, y) with a width of w and height of h
  void displayButton(float x, float y, float w, float h) {
    
    //if the mouse is hovering over the button...
    if (mouseX <= (x + w/2) && mouseX >= (x - w/2) && mouseY <= (y + h/2) && mouseY >= (y - h/2)) {
      
      //set the fill to grey
      fill(150);
    }
    
    //otherwise...
    else {
      
      //set the fill to white
      fill(255);
    }
    
    //display the button
    stroke(0);
    strokeWeight(2);
    rectMode(CENTER);
    rect(x, y, w, h);
  }

  //pops the menu into the screen by moving its x-location as well as the tag's x-center 160 to the right
  void show() {
    location.x += 160;
    tagCenter.x += 160;
  }

  //pops the menu out of the screen by moving its x-location as well as the tag's x-center 160 to the left
  void hide() {
    location.x -= 160;
    tagCenter.x -= 160;
  }

  //checks to see if the mouse is over the tag
  boolean mouseOverTag() {
    
    //determines the location of the mouse
    PVector mouse = new PVector(mouseX, mouseY);
    
    //determines the distance between the mouse and the tag center
    float d = dist(mouse.x, mouse.y, tagCenter.x, tagCenter.y);

    //if the mouse is over the tag return true
    if (d <= TAG_SIZE/2) {
      return true;
    }

    //otherwise return false
    else {
      return false;
    }
  }

  //checks to see if the mouse is over the replay button
  boolean mouseOverReplay() {
    
    //if the mouse is over the replay button return true
    if (mouseX <= (location.x + MENU_WIDTH/2 + 50) && mouseX >= (location.x + MENU_WIDTH/2 - 50) 
      && mouseY <= (location.y + MENU_HEIGHT/6 + 25) && mouseY >= (location.y + MENU_HEIGHT/6 - 25)) 
      return true;

    //otherwise return false
    else 
      return false;
  }

//  //returns the x-location of the menu
//  float getLocationX() {
//    return location.x;
//  }
//
//  //returns the y-location of the menu
//  float getLocationY() {
//    return location.y;
//  }
//
//  //returns the width of the menu
//  float getWidth() {
//    return MENU_WIDTH;
//  }
//
//  //returns the height of the menu
//  float getHeight() {
//    return MENU_HEIGHT;
//  }
}


// ── Sling.pde
/*This class creates the sling object
This object can be displayed and its end point can be updated.
*/

class Sling {
  
  //determines the location of the start of the sling
  PVector start;
  
  //determines the location of the end of the sling
  PVector end;
  
  //determines the length of the sling
  float magnitude;

  //construct an instance of Sling at location (x, y)
  Sling(float x, float y) {
    
    //set the start of the sling at (x, y)
    start = new PVector(x, y);
  }

  //updates the end of the sling
  void update(PVector end_) {
    end = end_;
  }

  //display the string as a 2 pixel thich dark grey line located from start to end
  void display() {
    strokeWeight(2);
    stroke(50);
    line(start.x, start.y, end.x, end.y);
  }
}
